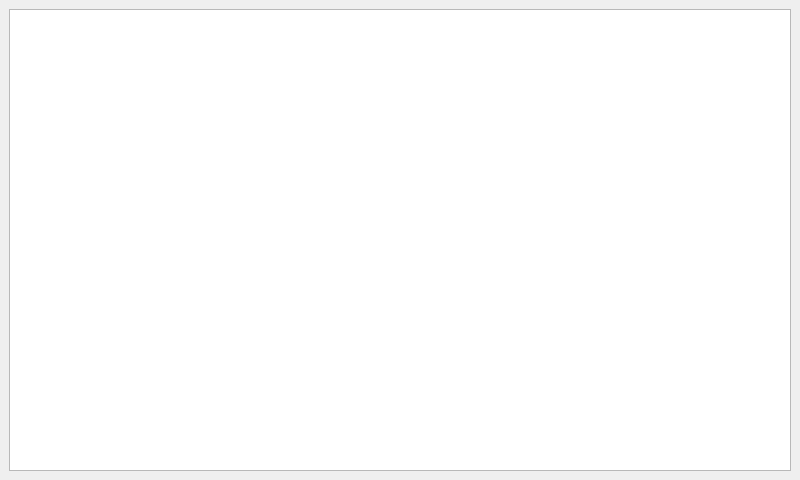
<?xml version="1.0" encoding="UTF-8"?>
<ui version="4.0">
 <class>MainWindow</class>
 <widget class="QMainWindow" name="MainWindow">
  <property name="geometry">
   <rect>
    <x>0</x>
    <y>0</y>
    <width>800</width>
    <height>480</height>
   </rect>
  </property>
  <property name="windowTitle">
   <string>Kaukkis</string>
  </property>
  <widget class="QWidget" name="centralwidget">
   <layout class="QHBoxLayout" name="horizontalLayout">
    <item>
     <widget class="MobileView" name="graphicsView"/>
    </item>
   </layout>
  </widget>
  <widget class="QMenuBar" name="menubar">
   <property name="geometry">
    <rect>
     <x>0</x>
     <y>0</y>
     <width>800</width>
     <height>25</height>
    </rect>
   </property>
  </widget>
  <action name="actionAddButton">
   <property name="text">
    <string>Add New Button</string>
   </property>
  </action>
  <action name="actionEdit">
   <property name="text">
    <string>Edit</string>
   </property>
  </action>
  <action name="actionSave">
   <property name="text">
    <string>Save</string>
   </property>
  </action>
  <action name="actionAbout">
   <property name="text">
    <string>about</string>
   </property>
  </action>
  <action name="actionPortrait">
   <property name="text">
    <string>Portrait</string>
   </property>
  </action>
  <action name="actionLandscape">
   <property name="text">
    <string>Landscape</string>
   </property>
  </action>
  <action name="actionPlugins">
   <property name="text">
    <string>Plugin Settings</string>
   </property>
  </action>
  <action name="actionAutoOrientation">
   <property name="text">
    <string>Auto Orientation</string>
   </property>
  </action>
  <action name="actionThemes">
   <property name="text">
    <string>Themes</string>
   </property>
  </action>
 </widget>
 <customwidgets>
  <customwidget>
   <class>MobileView</class>
   <extends>QGraphicsView</extends>
   <header>mobileview.h</header>
  </customwidget>
 </customwidgets>
 <resources/>
 <connections/>
</ui>
